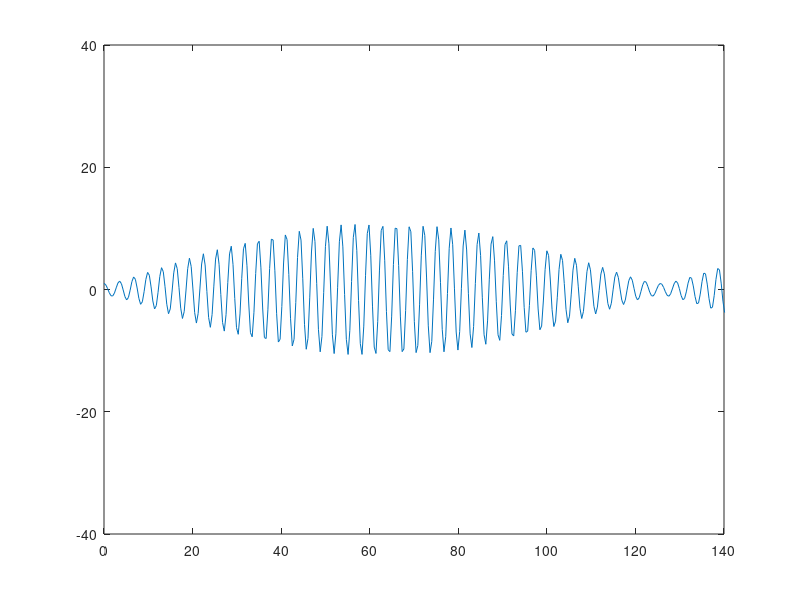

MATLAB code for this plot:
t = linspace(0,50*pi,400);

x = cos(2*t);

% plot(t,x)

a = 2.05;

z = x + (cos(a*t)-x)/(4-a^2); 

plot(t,z)

axis([0,140,-40,40])

y = x + t.*cos(2*t)/4;

%plot(t,y)

